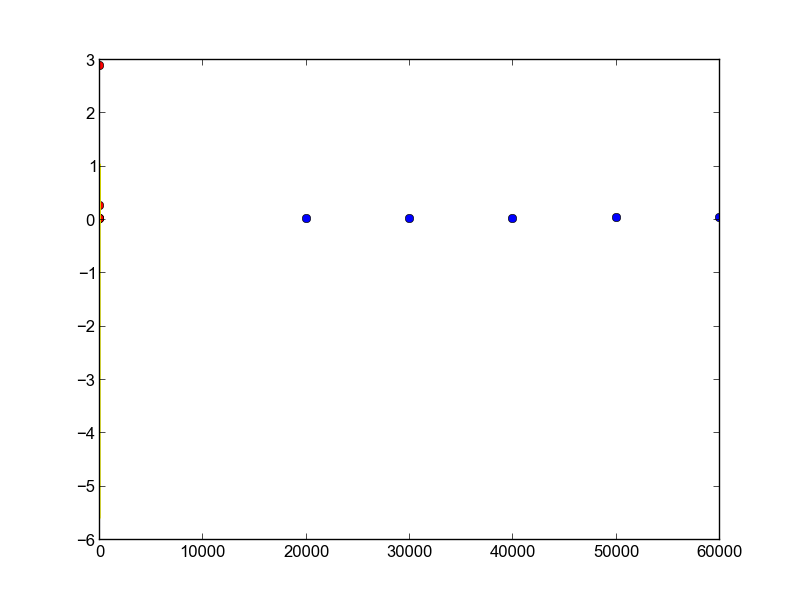

The script that drew this image:
#! /bin/python

import numpy as np
import matplotlib.pyplot as plt

X = np.linspace(-np.pi, np.pi, 256, endpoint=True)
C, S = np.cos(X), np.sin(X)

n_recur = [10, 15, 20, 30, 35]
time_recur = [0.01, 0.01, 0.01, 0.26, 2.89]

n_iter = [20000,30000,40000,50000,60000]
time_iter = [0.01, 0.01, 0.02, 0.03, 0.04]

fit_recur = np.polyfit(n_recur, time_recur, deg=3)
fit_iter = np.polyfit(n_iter, time_iter, deg=3)

plt.plot(n_recur, time_recur, 'ro')
plt.plot(n_iter, time_iter, 'bo')

plt.plot(fit_iter, color='green')
plt.plot(fit_recur, color='yellow')

plt.show()
